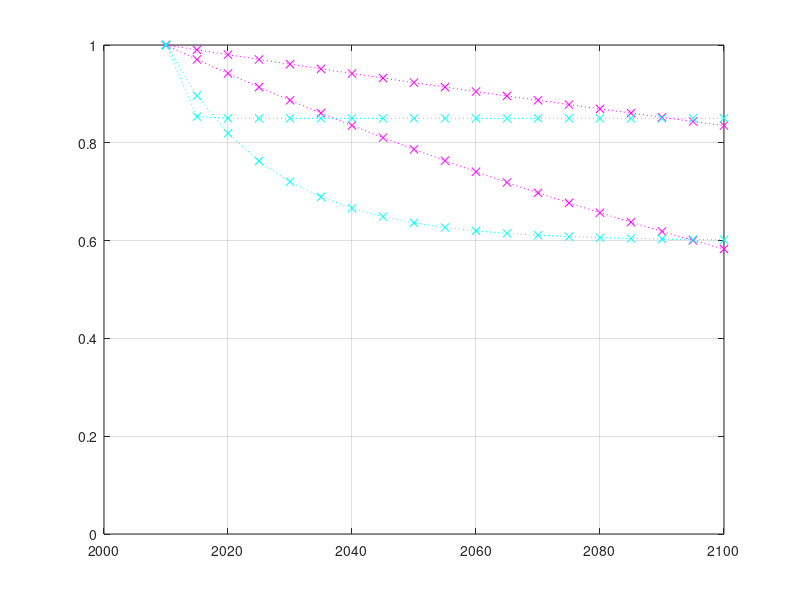

This figure's MATLAB source: (Note: this script raises an error after producing the figure.)
clear all
close all
clc

%% ==============================
yr = 2010:5:2100;
t = 1:length(yr);

alpha = [-0.03 %SO2
         -0.01];%NOx
ef = exp(alpha*(t-1)); % emission factor

lo_bnd = [0.85 %SO2
          0.6];%NOx

alpha = [-3.75 %SO2
         -0.3];%NOx

lo_bnd = repmat(lo_bnd,1,length(t));
ef2 = exp(alpha*(t-1)).*(1-lo_bnd)+lo_bnd; % emission factor

figure(1); clf;
plot(yr, ef, 'mx:', yr, ef2, 'cx:');
ylim([0 1]);
grid on;

%% Emissions in CREM
yr = 2010:5:2030;

gdx_filename = 'merge_urban_exo.gdx';

[curb0, curb0_id] = getgdx(gdx_filename, 'curb0');
SO2_ele = squeeze(curb0(1,strcmp('SO2', curb0_id{2}),1,strcmp('ELE',curb0_id{4}),1));
SO2_agr = squeeze(curb0(1,strcmp('SO2', curb0_id{2}),1,strcmp('AGR',curb0_id{4}),1));
NOX_ele = squeeze(curb0(1,strcmp('NOX', curb0_id{2}),1,strcmp('ELE',curb0_id{4}),1));
NOX_agr = squeeze(curb0(1,strcmp('NOX', curb0_id{2}),1,strcmp('AGR',curb0_id{4}),1));
BC_ele =  squeeze(curb0(1,strcmp('BC', curb0_id{2}),1,strcmp('ELE',curb0_id{4}),1));
VOC_ele =  squeeze(curb0(1,strcmp('VOC', curb0_id{2}),1,strcmp('ELE',curb0_id{4}),1));

[curb, curb_id] = getgdx(gdx_filename, 'curb');
% curb_id{2} %BC/CO/NH3/NOX/OC/PH10/PM25/SO2/VOC
% curb_id{3} %r
% curb_id{4} %ELE/AGR
% curb_id{5} %COL/OIL/CRU

curb_SO2_ele = curb(:,strcmp('SO2', curb_id{2}),1,strcmp('ELE', curb_id{4}),1);
curb_SO2_ele = curb_SO2_ele/(SO2_ele*0.358)

curb_SO2_agr = curb(:,strcmp('SO2', curb_id{2}),1,strcmp('AGR', curb_id{4}),1);
curb_SO2_agr = curb_SO2_agr/(SO2_agr*0.89)

figure(1); hold on;
plot(yr, curb_SO2_ele(2:end), 's-', yr, curb_SO2_agr(2:end), 'rx-');


%%
curb_NOX_ele = curb(:,strcmp('NOX', curb_id{2}),1,strcmp('ELE', curb_id{4}),1);
curb_NOX_ele = curb_NOX_ele/(NOX_ele*0.8656)

figure(1); hold on;
plot(yr, curb_NOX_ele(2:end), 'o-');


%%
curb_BC_ele = curb(:,strcmp('BC', curb_id{2}),1,strcmp('ELE', curb_id{4}),1);
curb_BC_ele = curb_BC_ele/BC_ele

curb_VOC_ele = curb(:,strcmp('VOC', curb_id{2}),1,strcmp('ELE', curb_id{4}),1);
curb_VOC_ele = curb_VOC_ele/VOC_ele

figure(1); hold on;
plot(yr, curb_BC_ele(2:end), '^-');
plot(yr, curb_VOC_ele(2:end), 'v-');


